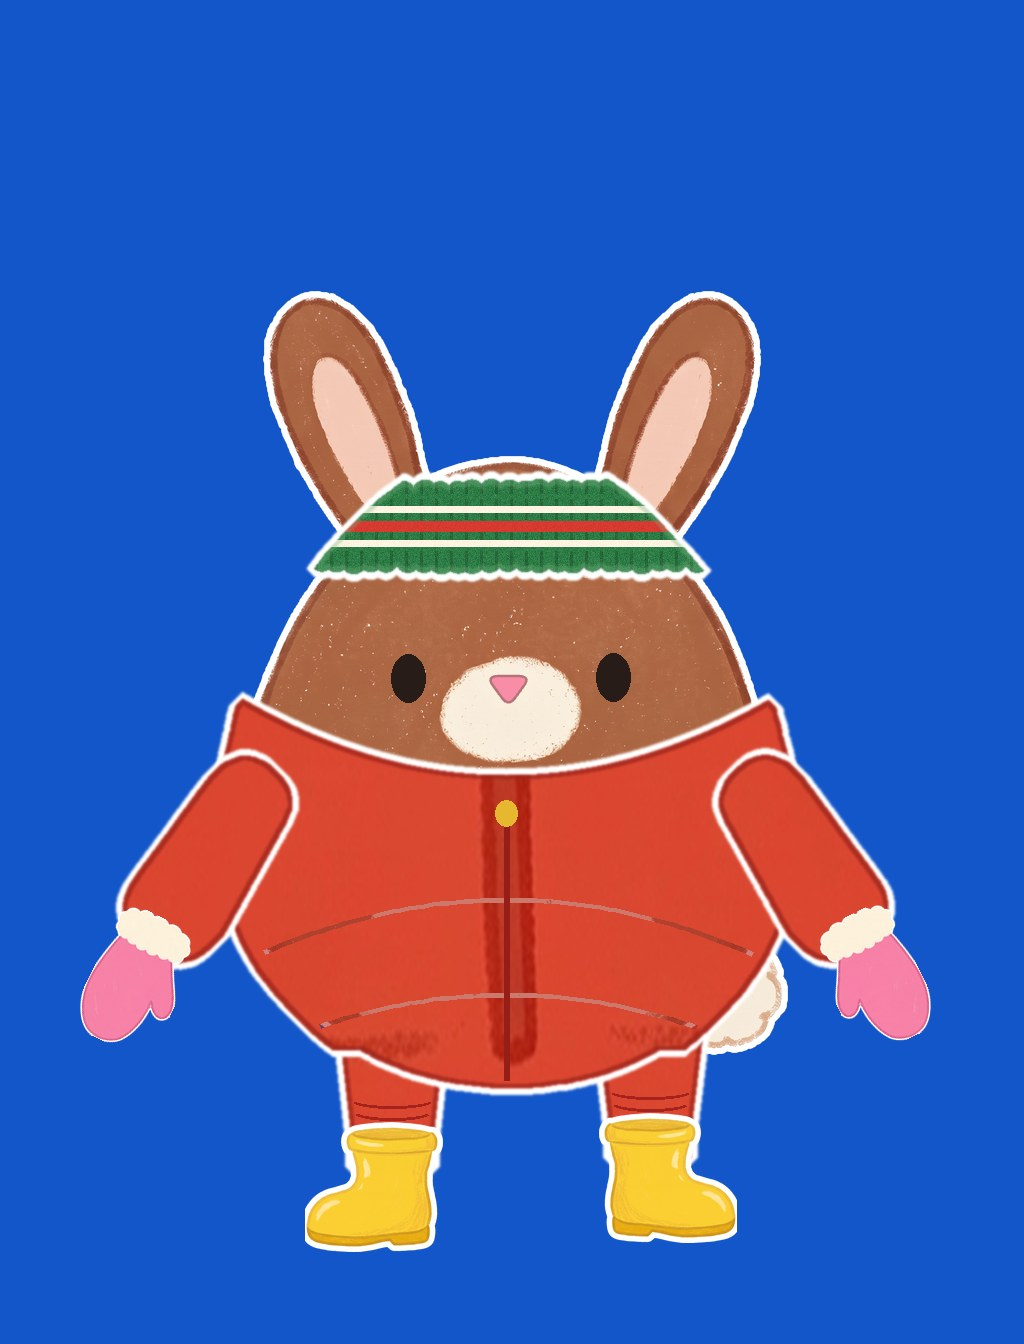

Here is the Python script that generated this plot:
# Provbild: kaninen med kläderna på (039). Kör från repots rot: python3 avsnitt/039-kaninen-aker-pulka/provbild-klader.py /tmp/liten.png
# Skriver avsnitt/039-kaninen-aker-pulka/provbild-klader.jpg. Alla mått i riggens 1024-ruta (OY = luft ovanför).
import sys
from PIL import Image, ImageDraw, ImageFilter, ImageOps
import numpy as np

D = 'assets/karaktarer/kaninen-kanel/premium/cut-tunn/'
R = 'assets/rekvisita/'
OY = 260
W, H = 1024, 1024 + OY + 60
S_H, HAT_BOTTOM = 0.44, 345          # hat scale, brim bottom (rig px)
BOOT, BOOT_DROP = 0.12, 42           # boot scale, how far the boot sole sits below the foot
MIT = 0.2
LEG_W = 96   # trouser leg width
TUCK_W = 70  # trouser width at the boot top: as wide as the shaft, so it hides the whole opening
ARM_DOWN = 22   # arms turned this many degrees down towards the body
EARS_BEHIND = True   # ears behind the body, as in the rig (the hat versions turn this off)
EAR_ROT = {'kanel-ear-l': -14, 'kanel-ear-r': 14}   # PIL: + = counter-clockwise
BOOT_TOP_HIDE = 22  # with boots on, the foot below the boot top is hidden


def L(n):
    im = Image.open(D + n + '.png').convert('RGBA')
    big = Image.new('RGBA', (W, H), (0, 0, 0, 0)); big.alpha_composite(im, (0, OY)); return big


def prep(f, s, rot=0, flip=False):
    im = Image.open(f).convert('RGBA')
    im = im.resize((round(im.width * s), round(im.height * s)), Image.LANCZOS)
    if flip: im = ImageOps.mirror(im)
    return im.rotate(rot, expand=True, resample=Image.BICUBIC) if rot else im


def at(im, cx, cy):
    big = Image.new('RGBA', (W, H), (0, 0, 0, 0)); big.alpha_composite(im, (int(cx - im.width / 2), int(cy - im.height / 2 + OY))); return big


tex = Image.open(R + 'overall/cut/overall.png').convert('RGBA').crop((200, 300, 600, 600)).resize((W, H), Image.LANCZOS)
Y, X = np.mgrid[:H, :W]


def klad(part, mask=None, kant=True):
    a = np.array(part)[..., 3].copy()
    if mask is not None: a = (a * mask).astype('uint8')
    t = tex.copy(); t.putalpha(Image.fromarray(a))
    if kant:
        e = Image.fromarray(a).filter(ImageFilter.MinFilter(9))
        ring = np.clip(a.astype(int) - np.array(e).astype(int), 0, 255)
        k = Image.new('RGBA', (W, H), (150, 32, 26, 0)); k.putalpha(Image.fromarray((ring * 0.7).astype('uint8'))); t.alpha_composite(k)
    return t


PUFF_BODY, PUFF_ARM = 16, 8   # how far the padded overall bulges past the body / arm (px)


def puffig(part, mask, puff, quilt=True):
    """Overall over a body part, padded: grown past the part's own outline, with its own white sticker rim and quilting."""
    from scipy import ndimage
    a = np.array(part)[..., 3] > 100
    if mask is not None: a &= mask
    grown = ndimage.binary_dilation(a, iterations=puff)
    if mask is not None: grown &= a | ((Y - OY) < 790)
    if mask is not None: grown &= mask | ~ndimage.binary_dilation(mask, iterations=0)
    if mask is not None: grown &= (Y - OY) > 515 - 0.0011 * (X - 506) ** 2 - 4
    soft = lambda m, r=1.2: np.array(Image.fromarray((m * 255).astype('uint8')).filter(ImageFilter.GaussianBlur(r)))
    out = Image.new('RGBA', (W, H), (0, 0, 0, 0))
    rim = Image.new('RGBA', (W, H), (255, 255, 255, 255)); rim.putalpha(Image.fromarray(soft(ndimage.binary_dilation(grown, iterations=7))))
    out.alpha_composite(rim)
    out.alpha_composite(klad(Image.fromarray(np.dstack([np.zeros((H, W, 3), 'uint8'), soft(grown)])), kant=True))
    if quilt:  # two soft quilting seams, curved like the body
        d = ImageDraw.Draw(out)
        for yy in (640, 735):
            pts = [(x, yy + OY + 0.0009 * (x - 506) ** 2) for x in range(200, 820, 8)]
            pts = [(x, y) for x, y in pts if 0 <= y < H and grown[int(y), int(x)] and grown[int(y), max(int(x) - 14, 0)] and grown[int(y), min(int(x) + 14, W - 1)]]
            if len(pts) > 2: d.line(pts, fill=(176, 40, 32, 150), width=5)
    return out


# collar: lowest in the middle under the muzzle, rising to the sides so the shoulders are covered
krage = (Y - OY) > 515 - 0.0011 * (X - 506) ** 2

# hat and its holes in canvas px
hat = prep(R + 'mossa-oronhal/cut/mossa-oronhal.png', S_H)
hx, hy = 506 - hat.width // 2, HAT_BOTTOM - hat.height
HAT = Image.new('RGBA', (W, H), (0, 0, 0, 0)); HAT.alpha_composite(hat, (hx, hy + OY))
hat_a = np.array(HAT)[..., 3] > 100
holes = []
for x0, x1 in ((152, 307), (629, 783)):
    holes.append(((hx + (x0 + x1) / 2 * S_H), (hy + (305 + 486) / 2 * S_H + OY), (x1 - x0) / 2 * S_H, (486 - 305) / 2 * S_H))
from scipy import ndimage
hole_mask = ndimage.binary_fill_holes(hat_a) & ~hat_a   # the real see-through holes
hole_top = min(cy - ry for cx, cy, rx, ry in holes)


def ear(n, hole):
    """Move the ear so its lower centre sits in the hole, then keep only what shows through the hole or above the hat."""
    piv = {'kanel-ear-l': (379, 225 + OY), 'kanel-ear-r': (641, 230 + OY)}[n]
    e = np.array(L(n).rotate(EAR_ROT[n], center=piv, resample=Image.BICUBIC))
    a = e[..., 3] > 128
    ys, xs = np.where(a)
    bottom = ys.max()
    low = a & (Y > bottom - 60)
    cx_low = np.where(low)[1].mean()
    cx, cy, rx, ry = hole
    dx, dy = cx - cx_low, (cy + ry + 8) - bottom
    im = Image.fromarray(e).transform((W, H), Image.AFFINE, (1, 0, -dx, 0, 1, -dy), resample=Image.BICUBIC)
    m = hole_mask | (~hat_a & (Y < hole_top + 6))
    arr = np.array(im); arr[..., 3] = (arr[..., 3] * m).astype('uint8')
    return Image.fromarray(arr)


BEN = ((True, 374, 950), (False, 668, 941))   # (mirrored, foot centre x, foot bottom y) for leg-l, leg-r
ARMAR = (('kanel-arm-l', (212, 567), (113, 657), 132, R + 'tumvantar-rosa/cut/tumvante-rosa-1.png'),
         ('kanel-arm-r', (799, 566), (898, 655), -132, R + 'tumvantar-rosa/cut/tumvante-rosa-2.png'))


def byxa(flip, cx, bot):
    """Straight padded trouser leg from under the body down into the boot shaft (the rig's foot is hidden)."""
    shaft = cx + (18 if flip else -18) * BOOT / 0.12      # boot shaft centre (the shaft is the heel side of the boot)
    top = bot + BOOT_DROP - 1081 * BOOT + 14              # a little into the boot
    k = np.clip(((Y - OY) - 760) / max(top - 760, 1), 0, 1)
    w = LEG_W / 2 * (1 - k) + TUCK_W / 2 * k              # tapers so it goes down INTO the shaft
    m = (np.abs(X - shaft) < w) & ((Y - OY) > 760) & ((Y - OY) < top + 30)
    return puffig(Image.fromarray(np.dstack([np.zeros((H, W, 3), 'uint8'), (m * 255).astype('uint8')])), None, 6, quilt=False)


def stovel(c, flip, cx, bot, by):
    """Boot on the foot, then the trouser again over the boot opening down to its front lip (tucked in), and a fold."""
    b = prep(R + 'stovlar-gula/cut/stovel-gul-kort-1.png', BOOT, flip=flip)
    c.alpha_composite(at(b, cx, bot + BOOT_DROP - b.height / 2))
    # Lip in the boot cut: y 145 in the middle, 100 at the sides.
    x0, y0 = int(cx - b.width / 2), int(bot + BOOT_DROP - b.height / 2 + OY)
    bxx = (X - x0) / BOOT; bxx = 1152 - bxx if flip else bxx
    lip = y0 + (145 - 45 * ((bxx - 440) / 360) ** 2) * BOOT
    over = np.array(by); over[..., 3] = (over[..., 3] * ((Y < lip) & (Y > y0 - 4))).astype('uint8')
    c.alpha_composite(Image.fromarray(over))
    shaft = cx + (18 if flip else -18) * BOOT / 0.12; top = bot + BOOT_DROP - 1081 * BOOT + OY
    d = ImageDraw.Draw(c)
    for i, dy in enumerate((-22, -10)):
        ww = TUCK_W / 2 + 6 - i * 3
        d.arc([shaft - ww, top + dy - 8, shaft + ww, top + dy + 8], 20, 160, fill=(165, 35, 28, 255), width=3)


def arm_klader(c, n, piv, tip, rot, f, ned, arm=True, vante=True):
    """Sleeve over the arm and the mitten at its tip, the arm turned ned degrees down towards the body."""
    sgn = 1 if rot > 0 else -1; t = np.radians(sgn * ned)
    if arm: c.alpha_composite(puffig(L(n).rotate(sgn * ned, center=(piv[0], piv[1] + OY), resample=Image.BICUBIC), None, PUFF_ARM, quilt=False))
    if not vante: return
    vx, vy = tip[0] - piv[0], tip[1] - piv[1]
    tip = (piv[0] + vx * np.cos(t) + vy * np.sin(t), piv[1] - vx * np.sin(t) + vy * np.cos(t))   # same turn as the arm
    u = np.array(tip, float) - piv; u /= np.linalg.norm(u)
    m = prep(f, MIT, rot=rot + sgn * ned, flip=True); Lm = 680 * MIT   # thumb on the inner side, towards the body
    cx, cy = np.array(tip) + u * (Lm / 2 - 30)
    c.alpha_composite(at(m, cx, cy))


def kropp_klader(c):
    """The overall over the body (collar, zip, pull) and the headband."""
    c.alpha_composite(puffig(L('kanel-body'), krage, PUFF_BODY))
    d = ImageDraw.Draw(c)
    d.line([(506, 548 + OY), (506, 820 + OY)], fill=(150, 30, 25, 255), width=6)
    d.ellipse([495, 540 + OY, 517, 566 + OY], fill=(232, 183, 48, 255))
    c.alpha_composite(pannband_kod())


def bild():
    c = Image.new('RGBA', (W, H), (19, 86, 201, 255))
    c.alpha_composite(L('kanel-tail'))
    if EARS_BEHIND: c.alpha_composite(L('kanel-ear-l')); c.alpha_composite(L('kanel-ear-r'))
    byxor = [byxa(*b) for b in BEN]
    for by in byxor: c.alpha_composite(by)
    c.alpha_composite(L('kanel-body'))
    kropp_klader(c)
    d = ImageDraw.Draw(c)
    c.alpha_composite(L('kanel-nos'))
    for x, y in [(408, 418), (613, 417)]:
        d.ellipse([x - 17, y - 24 + OY, x + 17, y + 24 + OY], fill=(40, 28, 24, 255))
    for n, piv, tip, rot, f in ARMAR:
        sgn = 1 if rot > 0 else -1
        c.alpha_composite(L(n).rotate(sgn * ARM_DOWN, center=(piv[0], piv[1] + OY), resample=Image.BICUBIC))
        arm_klader(c, n, piv, tip, rot, f, ARM_DOWN)
    for b, by in zip(BEN, byxor): stovel(c, *b, by)
    return c


def lager(ut):
    """Clothing layers in the rig's 1024 frame for the motion test: kropp, arm-l/r (unturned arm), leg-l/r."""
    import os; os.makedirs(ut, exist_ok=True)
    tom = lambda: Image.new('RGBA', (W, H), (0, 0, 0, 0))
    spara = lambda c, n: c.crop((0, OY, 1024, OY + 1024)).save(f'{ut}/{n}.png')
    c = tom(); kropp_klader(c); spara(c, 'kropp')
    for n, piv, tip, rot, f in ARMAR:
        c = tom(); arm_klader(c, n, piv, tip, rot, f, 0); spara(c, n.replace('kanel-', ''))
    for b, n in zip(BEN, ('leg-l', 'leg-r')):
        c = tom(); by = byxa(*b); c.alpha_composite(by); stovel(c, *b, by); spara(c, n)
    # one layer per garment, so each can slide on by itself in the scene (039 storyboard and scene)
    c = tom(); c.alpha_composite(puffig(L('kanel-body'), krage, PUFF_BODY)); spara(c, 'overall-kropp')
    c = tom(); c.alpha_composite(pannband_kod()); spara(c, 'pannband')
    for n, piv, tip, rot, f in ARMAR:
        sida = n[-1]
        c = tom(); arm_klader(c, n, piv, tip, rot, f, 0, vante=False); spara(c, 'overall-arm-' + sida)
        c = tom(); arm_klader(c, n, piv, tip, rot, f, 0, arm=False); spara(c, 'vante-' + sida)
    for b, sida in zip(BEN, 'lr'):
        by = byxa(*b)
        c = tom(); c.alpha_composite(by); spara(c, 'byxa-' + sida)
        c = tom(); stovel(c, *b, by); spara(c, 'stovel-' + sida)


bild_utan_hatt = bild


# ---- v2: holes drawn in code, sized to the ears ----
from scipy import ndimage
GREEN = np.array([47, 120, 70])
def hat_filled():
    """The hat with its generated holes painted shut in the hat's own green (with grain)."""
    a = np.array(HAT).astype(float)
    fill = ndimage.binary_dilation(hole_mask, iterations=10) & hat_a | hole_mask
    ring = ndimage.binary_dilation(fill, iterations=10) & ~fill & hat_a
    col = a[ring][:, :3].mean(0)
    noise = np.random.default_rng(1).normal(0, 6, (H, W, 1))
    a[fill, :3] = np.clip(col + noise[fill], 0, 255)
    a[fill, 3] = 255
    out = Image.fromarray(a.astype('uint8'))
    soft = out.filter(ImageFilter.GaussianBlur(3)); m = Image.fromarray((ndimage.binary_dilation(fill, iterations=3) * 255).astype('uint8')).filter(ImageFilter.GaussianBlur(2))
    out.paste(soft, (0, 0), m); return out

TILT = {'kanel-ear-l': 18, 'kanel-ear-r': -18}
HOLE_UP = 55
HOLE = {'kanel-ear-l': (416, 140), 'kanel-ear-r': (596, 140)}   # hole tilt (deg, follows the dome)

def ear_in_hole(c, n, hole):
    cx, cy = hole[0], hole[1]
    piv = {'kanel-ear-l': (379, 225 + OY), 'kanel-ear-r': (641, 230 + OY)}[n]
    e = np.array(L(n).rotate(EAR_ROT[n], center=piv, resample=Image.BICUBIC))
    a = e[..., 3] > 128
    ys, xs = np.where(a); bottom = ys.max()
    # ear width ~70 px above its bottom = where it leaves the hole
    row = bottom - HOLE_UP
    xr = np.where(a[row])[0]; mid, half = xr.mean(), (xr.max() - xr.min()) / 2
    cx, cy = HOLE[n][0], HOLE[n][1] + OY   # hole on the upper dome; the ear is moved so its base sits in it
    dx, dy = cx - mid, cy - row
    e = np.array(Image.fromarray(e).transform((W, H), Image.AFFINE, (1, 0, -dx, 0, 1, -dy), resample=Image.BICUBIC))
    rx, ry = half + 6, (half + 6) * 0.42
    t = np.radians(TILT[n])
    u = (X - cx) * np.cos(t) + (Y - cy) * np.sin(t)
    v = -(X - cx) * np.sin(t) + (Y - cy) * np.cos(t)
    inside = ((u / rx) ** 2 + (v / ry) ** 2 < 1) & hat_a
    # dark inside of the hole
    ins = Image.new('RGBA', (W, H), (24, 66, 38, 255)); ins.putalpha(Image.fromarray((inside * 255).astype('uint8')))
    c.alpha_composite(ins)
    # the ear: hidden where hat material is in front of it (below the hole's long axis, outside the hole)
    keep = (v < 0) | inside
    keep &= ~(v > ry * 0.15)          # the ear base ends a little below the hole centre
    e[..., 3] = (e[..., 3] * keep).astype('uint8')
    c.alpha_composite(Image.fromarray(e))
    # front lip of the hole over the ear base: lower half-ring in hat green with a dark knit edge
    ring = ((u / (rx + 9)) ** 2 + (v / (ry + 9)) ** 2 < 1) & ~inside & (v > -ry * 0.2) & hat_a
    lip = Image.new('RGBA', (W, H), tuple(GREEN) + (255,)); lip.putalpha(Image.fromarray((ring * 255).astype('uint8')))
    c.alpha_composite(lip)
    edge = ((u / rx) ** 2 + (v / ry) ** 2 < 1.12) & ((u / rx) ** 2 + (v / ry) ** 2 > 0.9) & (v > -ry * 0.2) & hat_a
    ed = Image.new('RGBA', (W, H), (24, 66, 38, 255)); ed.putalpha(Image.fromarray((edge * 255).astype('uint8')))
    c.alpha_composite(ed)


def bild2():
    c = bild_utan_hatt()
    c.alpha_composite(hat_filled())
    ear_in_hole(c, 'kanel-ear-l', holes[0])
    ear_in_hole(c, 'kanel-ear-r', holes[1])
    # pompom back on top of the ears: the cream part of the hat above the dome
    h = np.array(HAT); rgb = h[..., :3].astype(int)
    cream = (h[..., 3] > 100) & (rgb.min(2) > 200) & (rgb.max(2) - rgb.min(2) > 14) & (Y < hy + OY + 0.30 * hat.height)
    cream = ndimage.binary_dilation(ndimage.binary_fill_holes(ndimage.binary_closing(cream, iterations=3)), iterations=10) & (h[..., 3] > 0) & ~((rgb[..., 1] > rgb[..., 0] + 25) & (rgb.min(2) < 190)) & (Y < hy + OY + 0.30 * hat.height)
    core = ndimage.binary_fill_holes((h[..., 3] > 100) & (rgb.min(2) > 200) & (rgb.max(2) - rgb.min(2) > 14) & (Y < hy + OY + 0.30 * hat.height))
    lab, nl = ndimage.label(core); big = lab == (np.argmax(ndimage.sum(core, lab, range(1, nl + 1))) + 1)
    yy, xx = np.where(big); pr = max(xx.max() - xx.min(), yy.max() - yy.min()) / 2 + 11
    cream &= (X - xx.mean()) ** 2 + (Y - yy.mean()) ** 2 < pr ** 2
    h[..., 3] = (h[..., 3] * cream).astype('uint8')
    c.alpha_composite(Image.fromarray(h))
    return c


BAND_W, BAND_H, BAND_TOP = 470, 215, 178   # headband size and top edge (rig px), set once when it is cut, never changed in motion


def bild3():
    """Headband instead of the hat: ears in their own place, the band in front of their roots."""
    c = bild_utan_hatt()
    c.alpha_composite(L('kanel-ear-l')); c.alpha_composite(L('kanel-ear-r'))
    band = Image.open(R + 'pannband/cut/pannband.png').convert('RGBA').resize((BAND_W, BAND_H), Image.LANCZOS)
    c.alpha_composite(band, (int(506 - band.width / 2), int(BAND_TOP + OY)))
    return c


BAND_Y0, BAND_Y1, BAND_PUFF = 232, 300, 8   # straight fluffy headband: top and bottom edge (rig px), how far it sticks out past the head


def pannband_kod():
    """A straight, fluffy knitted band across the head, drawn in code over the head's own outline."""
    from scipy import ndimage
    head = np.array(L('kanel-body'))[..., 3] > 100
    head = ndimage.binary_dilation(head, iterations=BAND_PUFF)
    y = Y - OY
    band = head & (y > BAND_Y0) & (y < BAND_Y1)
    # fluffy edges: a row of soft bumps along the top and bottom edge
    rng = np.random.default_rng(3)
    for yy in (BAND_Y0, BAND_Y1):
        for x in range(150, 880, 17):
            r = 12 + rng.uniform(-1.5, 2)
            band |= head & (((X - x - rng.uniform(-3, 3)) ** 2 + (y - yy) ** 2) < r * r)
    lab, nl = ndimage.label(band)   # drop stray bits
    if nl > 1:
        sz = ndimage.sum(band, lab, range(1, nl + 1)); band = lab == (np.argmax(sz) + 1)
    soft = lambda m, r=1.3: Image.fromarray((m * 255).astype('uint8')).filter(ImageFilter.GaussianBlur(r))
    out = Image.new('RGBA', (W, H), (0, 0, 0, 0))
    rim = Image.new('RGBA', (W, H), (255, 255, 255, 255)); rim.putalpha(soft(ndimage.binary_dilation(band, iterations=7))); out.alpha_composite(rim)
    g = np.random.default_rng(5).normal(0, 7, (H, W))[..., None]
    knit = np.clip(np.array([47, 125, 70])[None, None] + g, 0, 255)
    rib = ((X % 15) < 3) & ((y % 26) > 4)                        # short vertical knit ribs
    knit[rib] = knit[rib] * 0.82
    mid = (BAND_Y0 + BAND_Y1) / 2
    for off, w, col in ((-17, 4, (255, 244, 226)), (17, 4, (255, 244, 226)), (0, 6, (214, 58, 48))):   # cream, red, cream stripes
        stripe = np.abs(y - mid - off) < w
        knit[stripe] = np.array(col) + g[stripe] * 0.4
    knit = Image.fromarray(np.dstack([np.clip(knit, 0, 255).astype('uint8'), np.array(soft(band, 0.8))]))
    out.alpha_composite(knit)
    # soft fluffy shading: lighter fuzz along the edges
    edge = band & ~ndimage.binary_erosion(band, iterations=6)
    fz = Image.new('RGBA', (W, H), (120, 180, 130, 0)); fz.putalpha(soft(edge, 1).point(lambda v: int(v * 0.35))); out.alpha_composite(fz)
    return out


def bild4():
    c = bild_utan_hatt()
    c.alpha_composite(pannband_kod())
    return c


if sys.argv[1] == '--lager': lager(sys.argv[2]); sys.exit()
c = bild4()
c.convert('RGB').save('avsnitt/039-kaninen-aker-pulka/provbild-klader.jpg', quality=88)
c.convert('RGB').resize((W // 2, H // 2)).save(sys.argv[1])
c.convert('RGB').crop((200, 150, 820, 760)).save(sys.argv[1].replace('.png', '-hatt.png'))
